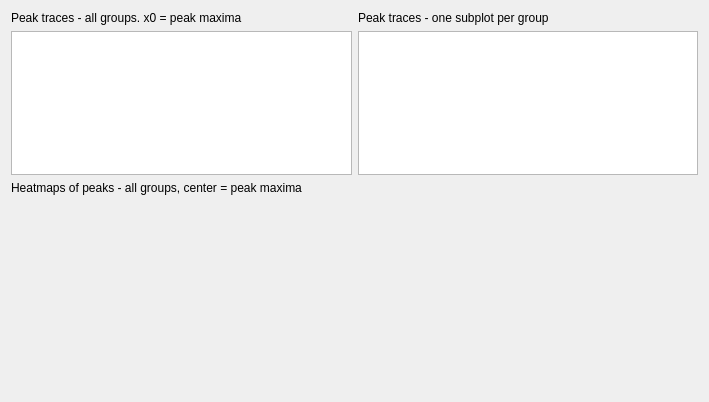
<?xml version="1.0" encoding="UTF-8"?>
<ui version="4.0">
 <class>stats_peak_plots_template</class>
 <widget class="QWidget" name="stats_peak_plots_template">
  <property name="geometry">
   <rect>
    <x>0</x>
    <y>0</y>
    <width>709</width>
    <height>402</height>
   </rect>
  </property>
  <property name="windowTitle">
   <string>Form</string>
  </property>
  <layout class="QGridLayout" name="gridLayout">
   <item row="0" column="0">
    <widget class="QLabel" name="label">
     <property name="text">
      <string>Peak traces - all groups. x0 = peak maxima</string>
     </property>
    </widget>
   </item>
   <item row="0" column="1">
    <widget class="QLabel" name="label_2">
     <property name="text">
      <string>Peak traces - one subplot per group</string>
     </property>
    </widget>
   </item>
   <item row="1" column="0">
    <widget class="PlotWidget" name="curve_plot_all_group_peaks"/>
   </item>
   <item row="1" column="1">
    <widget class="GraphicsLayoutWidget" name="curve_plot_group_peaks"/>
   </item>
   <item row="2" column="0">
    <widget class="QLabel" name="label_3">
     <property name="text">
      <string>Heatmaps of peaks - all groups, center = peak maxima</string>
     </property>
    </widget>
   </item>
   <item row="3" column="0">
    <widget class="QWidget" name="headmap_all_group_peaks" native="true">
     <property name="sizePolicy">
      <sizepolicy hsizetype="MinimumExpanding" vsizetype="MinimumExpanding">
       <horstretch>0</horstretch>
       <verstretch>0</verstretch>
      </sizepolicy>
     </property>
     <property name="minimumSize">
      <size>
       <width>250</width>
       <height>190</height>
      </size>
     </property>
    </widget>
   </item>
  </layout>
 </widget>
 <customwidgets>
  <customwidget>
   <class>PlotWidget</class>
   <extends>QGraphicsView</extends>
   <header>pyqtgraphCore</header>
  </customwidget>
  <customwidget>
   <class>GraphicsLayoutWidget</class>
   <extends>QGraphicsView</extends>
   <header>pyqtgraphCore</header>
  </customwidget>
 </customwidgets>
 <resources/>
 <connections/>
</ui>
